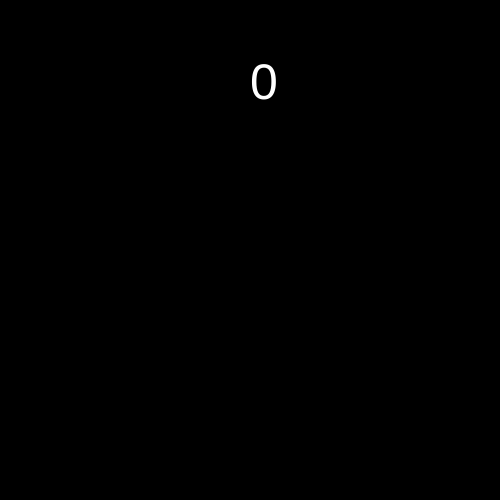
Frame 1 (no input)
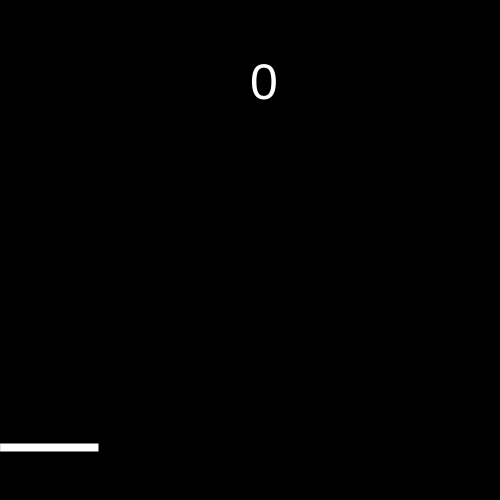
Frame 60 (no input)
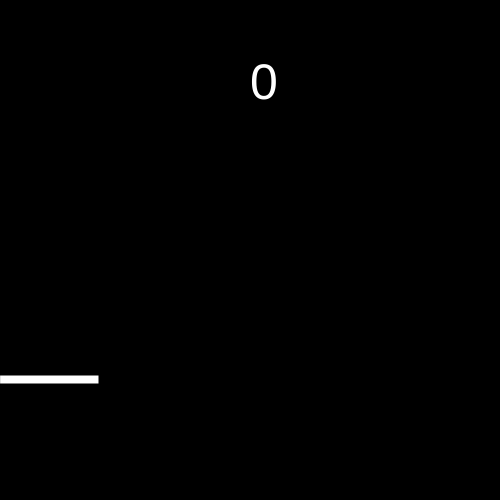
Frame 120 (the mouse pressed at the canvas centre since frame 60)

The p5.js sketch that drew these frames (run headless with seeded random() and noise() and a simulated clock; from frame 60 on, the mouse is pressed at the canvas centre):

// p5.js sketch
// ── sketch.js
// https://editor.p5js.org/jht9629-nyu/sketches/pBVF2_qmU
// matt-parker-07_08-Game
// https://github.com/madparker/-p5t/blob/main/%23p5t/ArtSketch/07_08_2020/Game/Game.pde
// #p5t/ArtSketch/07_08_2020/Game/Game.pde

// The original used frameRate(500); browsers cap draw() at ~60fps,
// so draw() runs tick() several times per frame to keep the original speed.
const STEPS_PER_FRAME = 8;

// Keys: 'a' moves left, 'd' moves right (the last key pressed keeps moving).
let s = 0,
  a = 0,
  b = 0,
  x = 250;

function setup() {
  createCanvas(500, 500);
  fill(255); // Processing's default fill; p5 draws text black until fill() is called
  textSize(50);
}

function draw() {
  for (let n = 0; n < STEPS_PER_FRAME; n++) tick();
}

// Named tick, not step: p5 2.x has a global step().
function tick() {
  background(0); // clear()
  b--;
  rect(a, b, 99, 9);
  if (key == 'a') {
    x--;
  }
  if (key == 'd') {
    x++;
  }
  text(s, x, 99);
  if (b < 99) {
    b = 510;
    if (x > a && x < a + 99) {
      s++;
      a = floor(random(0, 400));
    } else {
      s = 0;
      x = 250;
    }
  }
}

// ---- Original Processing source: #p5t/ArtSketch/07_08_2020/Game/Game.pde
/*
int s,a,b,x=250;
public void setup(){
  size(500,500);
  textSize(50);
  frameRate(500);}
public void draw(){clear();
  b--;
  rect(a,b,99,9);
  if(key=='a'){x--;}if(key=='d'){x++;}
  text(s,x,99);
  if (b<99){b=510;if(x>a&&x<a+99){s++;a=(int)random(0,400);}
  else {s=0;x=250;}}}
*/
